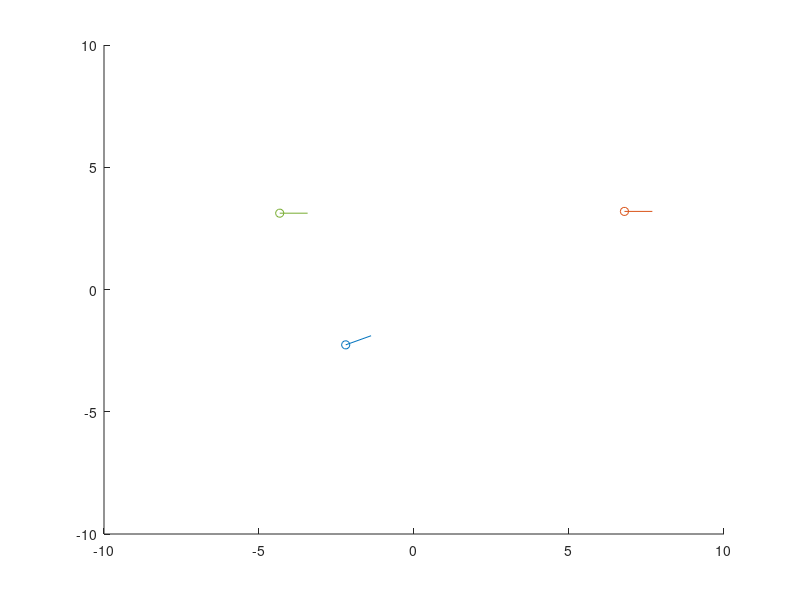

MATLAB code for this plot:
function q = plotRandViaPointTask()
axis([-10 10 -10 10])
hold on

q = [];

sx_max = 3;
sx_min = -3;
sy_max = 9;
sy_min = -9;

x = (sx_max - sx_min) * rand(1) + sx_min;
y = (sy_max - sy_min) * rand(1) + sy_min;
th = pi * rand(1) - pi/2;

quiver(x, y, 1*cos(th),1*sin(th), 'o');
q = [q, x, y, th];

sx_max = -4;
sx_min = -9;
sy_max = 9;
sy_min = -9;

x = (sx_max - sx_min) * rand(1) + sx_min;
y = (sy_max - sy_min) * rand(1) + sy_min;
quiver(x, y, 1,0, 'o');
q = [q, x, y];

sx_max = 9;
sx_min = 4;
sy_max = 9;
sy_min = -9;

x = (sx_max - sx_min) * rand(1) + sx_min;
y = (sy_max - sy_min) * rand(1) + sy_min;
quiver(x, y, 1,0, 'o');
q = [q, x, y];

end